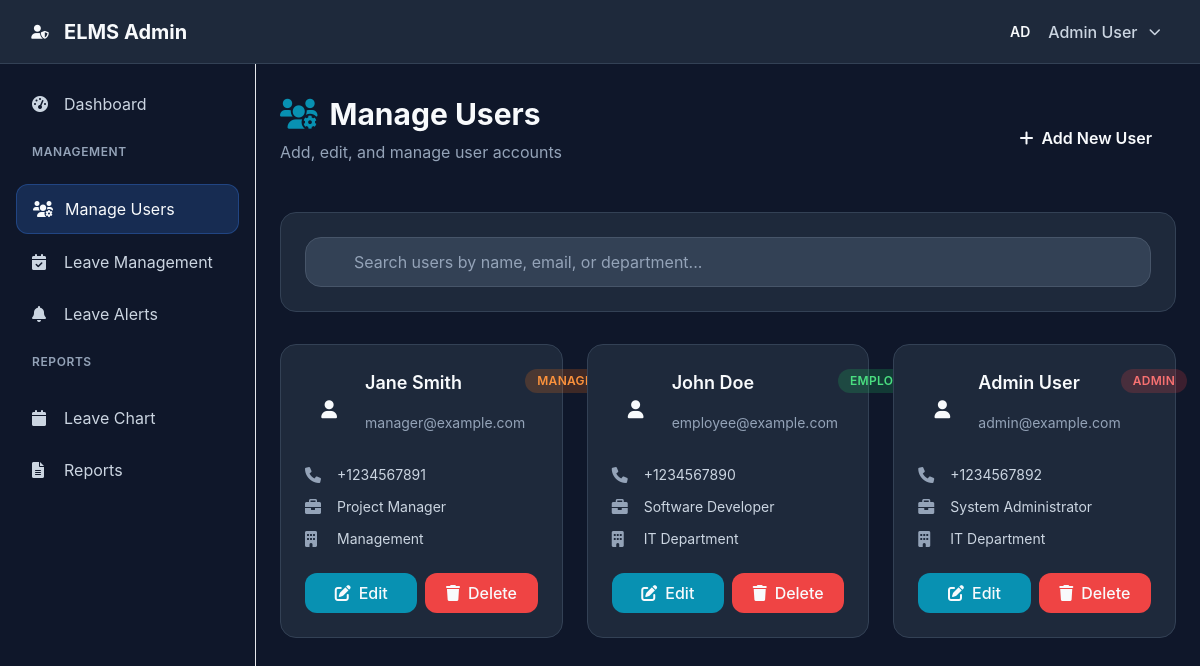
Screenshot of /app/modules/admin/views/manage_user.php (signed in) with the database file from the repository.
### tables this page shows
CREATE TABLE IF NOT EXISTS employees (
    id INT PRIMARY KEY AUTO_INCREMENT,
    email VARCHAR(255) UNIQUE NOT NULL,
    password VARCHAR(255) NOT NULL,
    name VARCHAR(255) NOT NULL,
    email_verified TINYINT(1) DEFAULT 0,
    verification_token VARCHAR(255) NULL,
    verification_expires DATETIME NULL,
    account_status ENUM('pending', 'active', 'suspended') DEFAULT 'pending',
    role ENUM('employee', 'manager', 'admin') DEFAULT 'employee',
    position VARCHAR(255) NULL,
    department VARCHAR(255) NULL,
    contact VARCHAR(255) NULL,
    annual_leave_balance INT DEFAULT 20,
    sick_leave_balance INT DEFAULT 10,
    created_at TIMESTAMP DEFAULT CURRENT_TIMESTAMP
);

### app/modules/admin/views/manage_user.php (the view, shortened to what this page needs)
<?php
require_once '../../../../config/database.php';
$stmt = $pdo->query("SELECT * FROM employees ORDER BY position ASC, name ASC");
$users = $stmt->fetchAll();
?>
<!DOCTYPE html>
<html lang="en">
<head>
    <link rel="stylesheet" href="../../../../assets/css/tailwind.css">
    <link rel="stylesheet" href="../../../../assets/libs/fontawesome/css/all.min.css">
    <link rel="stylesheet" href="../../../../assets/css/style.css">
    <link rel="stylesheet" href="../../../../assets/css/dark-theme.css">
    <link rel="stylesheet" href="../../../../assets/css/admin_style.css">
</head>
<body class="bg-slate-900 text-white">
    <?php include '../../../../includes/unified_navbar.php'; ?>
    <div class="flex">
        <aside class="fixed left-0 top-16 h-screen w-64 bg-slate-900 border-r border-slate-800 overflow-y-auto z-40">
            <nav class="p-4 space-y-2">
                <a href="dashboard.php" class="flex items-center space-x-3 px-4 py-3 text-slate-300 hover:text-white hover:bg-slate-700 rounded-lg transition-colors">
                    <i class="fas fa-tachometer-alt w-5"></i>
                    <span>Dashboard</span>
                </a>
                <div class="space-y-1">
                    <h3 class="text-xs font-semibold text-slate-400 uppercase tracking-wider px-4 py-2">Management</h3>
                    <a href="manage_user.php" class="flex items-center space-x-3 px-4 py-3 text-white bg-blue-500/20 rounded-lg border border-blue-500/30">
                        <i class="fas fa-users-cog w-5"></i>
                        <span>Manage Users</span>
                    </a>
                    <a href="leave_management.php" class="flex items-center space-x-3 px-4 py-3 text-slate-300 hover:text-white hover:bg-slate-700 rounded-lg transition-colors">
                        <i class="fas fa-calendar-check w-5"></i>
                        <span>Leave Management</span>
                    </a>
                    <a href="leave_alerts.php" class="flex items-center space-x-3 px-4 py-3 text-slate-300 hover:text-white hover:bg-slate-700 rounded-lg transition-colors">
                        <i class="fas fa-bell w-5"></i>
                        <span>Leave Alerts</span>
                    </a>
                </div>
                <div class="space-y-1">
                    <h3 class="text-xs font-semibold text-slate-400 uppercase tracking-wider px-4 py-2">Reports</h3>
                    <a href="calendar.php" class="flex items-center space-x-3 px-4 py-3 text-slate-300 hover:text-white hover:bg-slate-700 rounded-lg transition-colors">
                        <i class="fas fa-calendar w-5"></i>
                        <span>Leave Chart</span>
                    </a>
                    <a href="reports.php" class="flex items-center space-x-3 px-4 py-3 text-slate-300 hover:text-white hover:bg-slate-700 rounded-lg transition-colors">
                        <i class="fas fa-file-alt w-5"></i>
                        <span>Reports</span>
                    </a>
                </div>
            </nav>
        </aside>
        <main class="flex-1 ml-64 p-6 pt-24">
            <div class="max-w-7xl mx-auto">
                <div class="mb-8">
                    <div class="flex items-center justify-between">
                        <div>
                            <h1 class="text-3xl font-bold text-white mb-2 flex items-center">
                                <i class="fas fa-users-cog text-primary mr-3"></i>Manage Users
                            </h1>
                            <p class="text-slate-400">Add, edit, and manage user accounts</p>
                        </div>
                        <button type="button" onclick="openAddUserModal()" class="bg-gradient-to-r from-primary to-accent hover:from-primary/90 hover:to-accent/90 text-white font-semibold py-3 px-6 rounded-xl transition-all duration-300 transform hover:scale-[1.02] hover:shadow-xl">
                            <i class="fas fa-plus mr-2"></i>Add New User
                        </button>
                    </div>
                </div>
                <div class="bg-slate-800 rounded-2xl p-6 mb-8 border border-slate-700">
                    <div class="relative">
                        <input type="text"
                               id="searchInput"
                               placeholder="Search users by name, email, or department..."
                               class="w-full bg-slate-700 border border-slate-600 rounded-xl px-4 py-3 pl-12 text-white placeholder-slate-400 focus:outline-none focus:ring-2 focus:ring-primary focus:border-transparent">
                    </div>
                </div>
                <div class="grid grid-cols-1 md:grid-cols-2 lg:grid-cols-3 gap-6" id="usersRow">
                    <?php foreach ($users as $user): ?>
                    <div id="user-card-<?php echo $user['id']; ?>" class="bg-slate-800 rounded-2xl p-6 border border-slate-700 hover:border-slate-600/50 transition-all duration-300 hover:scale-[1.02] hover:shadow-xl">
                        <div class="flex justify-between items-start mb-4">
                            <div class="flex items-center space-x-3">
                                <div class="w-12 h-12 bg-gradient-to-r from-primary to-accent rounded-xl flex items-center justify-center">
                                    <i class="fas fa-user text-white text-lg"></i>
                                </div>
                                <div>
                                    <h3 class="text-lg font-semibold text-white"><?php echo htmlspecialchars($user['name']); ?></h3>
                                    <p class="text-slate-400 text-sm"><?php echo htmlspecialchars($user['email']); ?></p>
                                </div>
                            </div>
                            <span class="px-3 py-1 rounded-full text-xs font-semibold uppercase tracking-wide <?php
                                echo $user['role'] === 'admin' ? 'bg-red-500/20 text-red-400' :
                                    ($user['role'] === 'manager' ? 'bg-orange-500/20 text-orange-400' : 'bg-green-500/20 text-green-400');
                            ?>">
                                <?php echo ucfirst($user['role']); ?>
                            </span>
                        </div>
                        <div class="space-y-3 mb-6">
                            <div class="flex items-center text-slate-300">
                                <i class="fas fa-phone w-5 text-slate-400 mr-3"></i>
                                <span class="text-sm"><?php echo htmlspecialchars($user['contact'] ?? 'Not set'); ?></span>
                            </div>
                            <div class="flex items-center text-slate-300">
                                <i class="fas fa-briefcase w-5 text-slate-400 mr-3"></i>
                                <span class="text-sm"><?php echo htmlspecialchars($user['position'] ?? 'Not set'); ?></span>
                            </div>
                            <div class="flex items-center text-slate-300">
                                <i class="fas fa-building w-5 text-slate-400 mr-3"></i>
                                <span class="text-sm"><?php echo htmlspecialchars($user['department'] ?? 'Not set'); ?></span>
                            </div>
                        </div>
                        <div class="flex gap-2">
                            <button onclick="editUser(<?php echo $user['id']; ?>, '<?php echo htmlspecialchars($user['name']); ?>', '<?php echo htmlspecialchars($user['email']); ?>', '<?php echo htmlspecialchars($user['contact'] ?? ''); ?>', '<?php echo htmlspecialchars($user['position'] ?? ''); ?>', '<?php echo htmlspecialchars($user['department'] ?? ''); ?>', '<?php echo htmlspecialchars($user['role']); ?>')"
                                    class="flex-1 bg-primary hover:bg-primary/90 text-white font-medium py-2 px-4 rounded-lg transition-colors">
                                <i class="fas fa-edit mr-2"></i>Edit
                            </button>
                            <button onclick="deleteUser(<?php echo $user['id']; ?>)"
                                    class="flex-1 bg-red-500 hover:bg-red-600 text-white font-medium py-2 px-4 rounded-lg transition-colors">
                                <i class="fas fa-trash mr-2"></i>Delete
                            </button>
                        </div>
                    </div>
                    <?php endforeach; ?>
                </div>
            </div>
        </main>
    </div>
</body>
</html>

### assets/css/dark-theme.css (style rules this page uses)
:root { --primary: #0891b2; --primary-hover: #0e7490; --primary-light: #0891b2; --primary-dark: #155e75; --secondary: #f97316; --secondary-hover: #ea580c; --accent: #06b6d4; --accent-hover: #0891b2; --bg-primary: #0f172a; --bg-secondary: #1e293b; --bg-tertiary: #334155; --bg-hover: #475569; --text-primary: #f8fafc; --text-secondary: #cbd5e1; --text-muted: #94a3b8; --text-disabled: #64748b; --border-primary: #334155; --border-secondary: #475569; --border-hover: #64748b; --success: #10b981; --success-bg: #064e3b; --warning: #f59e0b; --warning-bg: #78350f; --danger: #ef4444; --danger-bg: #7f1d1d; --info: #3b82f6; --info-bg: #1e3a8a; --space-1: 0.25rem; --space-2: 0.5rem; --space-3: 0.75rem; --space-4: 1rem; --space-5: 1.25rem; --space-6: 1.5rem; --space-8: 2rem; --space-10: 2.5rem; --space-12: 3rem; --space-16: 4rem; --space-20: 5rem; --radius-sm: 0.25rem; --radius-md: 0.375rem; --radius-lg: 0.5rem; --radius-xl: 0.75rem; --radius-2xl: 1rem; --radius-3xl: 1.5rem; --radius-full: 9999px; --shadow-sm: 0 1px 2px 0 rgba(0, 0, 0, 0.05); --shadow-md: 0 4px 6px -1px rgba(0, 0, 0, 0.1), 0 2px 4px -1px rgba(0, 0, 0, 0.06); --shadow-lg: 0 10px 15px -3px rgba(0, 0, 0, 0.1), 0 4px 6px -2px rgba(0, 0, 0, 0.05); --shadow-xl: 0 20px 25px -5px rgba(0, 0, 0, 0.1), 0 10px 10px -5px rgba(0, 0, 0, 0.04); --shadow-2xl: 0 25px 50px -12px rgba(0, 0, 0, 0.25); --font-size-xs: 0.75rem; --font-size-sm: 0.875rem; --font-size-base: 1rem; --font-size-lg: 1.125rem; --font-size-xl: 1.25rem; --font-size-2xl: 1.5rem; --font-size-3xl: 1.875rem; --font-size-4xl: 2.25rem; --font-weight-normal: 400; --font-weight-medium: 500; --font-weight-semibold: 600; --font-weight-bold: 700; --transition-fast: 150ms ease-in-out; --transition-normal: 300ms ease-in-out; --transition-slow: 500ms ease-in-out; --z-dropdown: 1000; --z-sticky: 1020; --z-fixed: 1030; --z-modal-backdrop: 1040; --z-modal: 1050; --z-popover: 1060; --z-tooltip: 1070; --z-toast: 1080; }
* { box-sizing: border-box; }
html { font-size: 16px; line-height: 1.5; -webkit-text-size-adjust: 100%; -webkit-font-smoothing: antialiased; -moz-osx-font-smoothing: grayscale; }
body { font-family: -apple-system, BlinkMacSystemFont, 'Segoe UI', Roboto, 'Helvetica Neue', Arial, sans-serif; font-size: var(--font-size-base); font-weight: var(--font-weight-normal); line-height: 1.5; color: var(--text-primary); background-color: var(--bg-primary); margin: 0; padding: 0; min-height: 100vh; overflow-x: hidden; }
h1, h2, h3, h4, h5, h6 { margin: 0 0 var(--space-4) 0; font-weight: var(--font-weight-semibold); line-height: 1.25; color: var(--text-primary); }
h1 { font-size: var(--font-size-4xl); }
h3 { font-size: var(--font-size-2xl); }
p { margin: 0 0 var(--space-4) 0; color: var(--text-secondary); }
a { color: var(--primary); text-decoration: none; transition: color var(--transition-fast); }
.text-primary { color: var(--primary) !important; }
.text-white { color: var(--text-primary) !important; }
.bg-primary { background-color: var(--primary) !important; }
.rounded-lg { border-radius: var(--radius-xl) !important; }
.rounded-xl { border-radius: var(--radius-2xl) !important; }

### includes/components/unified_navbar.php (style rules this page uses)
nav { z-index: 50; position: relative; }
.relative { z-index: 100; position: relative; }
#searchInput { position: relative; z-index: 1; }

### app/modules/admin/views/manage_user.php (style rules this page uses)
#searchInput { position: relative; z-index: 1; }
.bg-slate-800.rounded-2xl.p-6.mb-8.border.border-slate-700 { position: relative; z-index: 1; }

### rows the page displays
employees: name "Jane Smith", email "manager@example.com", role "MANAGER", contact "+1234567891", position "Project Manager", department "Management"
employees: name "John Doe", email "employee@example.com", role "EMPLOYEE", contact "+1234567890", position "Software Developer", department "IT Department"
employees: name "Admin User", email "admin@example.com", role "ADMIN", contact "+1234567892", position "System Administrator", department "IT Department"

### other values shown
$panel_title "ELMS Admin"
$user_initials "AD"
$user_name "Admin User"
